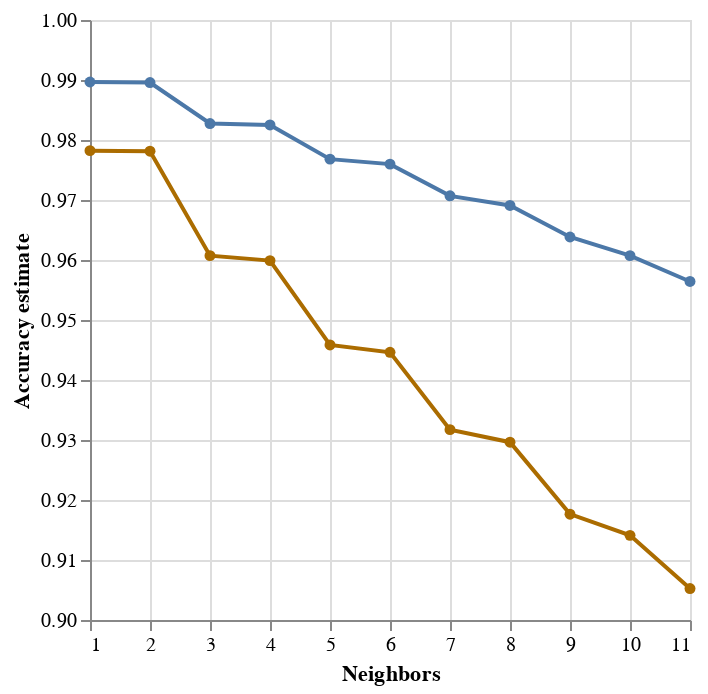

The notebook cell saved with this chart:
### Code cell
from sklearn.model_selection import GridSearchCV




## integrated preprocessor
polestar_preprocessor_integrated = make_column_transformer(
    (StandardScaler(), integrated_columns),)

## snr preprocessor
polestar_preprocessor_snr = make_column_transformer(
    (StandardScaler(), snr_columns),)


## kNeighborsClassifier we will use in the future in gridSearchCV
knn = KNeighborsClassifier()

## making the integrated pipeline with integrated preprocessor and the standard knn
polestar_integrated_pipe = make_pipeline(polestar_preprocessor_integrated, knn)

## making the snr pipeline with snr preprocessor and the standard knn
polestar_snr_pipe = make_pipeline(polestar_preprocessor_snr, knn)


## these are the values of n we will use in the future, starting at 1, going up to 100 in steps of 10.
parameter_grid = {
    "kneighborsclassifier__n_neighbors": range(1, 12, 1),
}


## setting up the grid search for integrated, with 10 cuts.
integrated_tune_grid = GridSearchCV(
    estimator=polestar_integrated_pipe,
    param_grid=parameter_grid,
    cv=10
)


## setting up the grid search for snr, with 10 cuts.
snr_tune_grid = GridSearchCV(
    estimator=polestar_snr_pipe,
    param_grid=parameter_grid,
    cv=10
)

## performing the grid search and fit for integrated
accuracies_grid_integrated = pd.DataFrame(
    integrated_tune_grid.fit(
        pulsar_data[integrated_columns],
        pulsar_data["label"]
    ).cv_results_
)

## performing the grid search and fit for snr
accuracies_grid_snr = pd.DataFrame(
    snr_tune_grid.fit(
        pulsar_data[snr_columns],
        pulsar_data["label"]
    ).cv_results_
)



accuracy_vs_k_integrated = alt.Chart(accuracies_grid_integrated).mark_line(point=True).encode(
    x=alt.X("param_kneighborsclassifier__n_neighbors").title("Neighbors"),
    y=alt.Y("mean_test_score")
        .scale(domain=(0.9, 1))
        .title("Accuracy estimate")
)+ alt.Chart(accuracies_grid_snr).mark_line(point=True).encode(
    x=alt.X("param_kneighborsclassifier__n_neighbors").title("Neighbors"),
    y=alt.Y("mean_test_score")
        .scale(domain=(0.9, 1))
        .title("Accuracy estimate"),
    color=alt.value('#ab6c00')
)
accuracy_vs_k_integrated

### Figure 1 — Vega-Lite specification as saved in the notebook (floating-point values rounded to 4 significant figures)
{"config": {"view": {"continuousWidth": 300, "continuousHeight": 300}}, "layer": [{"data": {"name": "data-063cdad9ef1e3de37d7a9450e4394274"}, "mark": {"type": "line", "point": true}, "encoding": {"x": {"field": "param_kneighborsclassifier__n_neighbors", "title": "Neighbors", "type": "quantitative"}, "y": {"field": "mean_test_score", "scale": {"domain": [0.9, 1]}, "title": "Accuracy estimate", "type": "quantitative"}}}, {"data": {"name": "data-cc8c13fbd778ede469d80ac33db508f3"}, "mark": {"type": "line", "point": true}, "encoding": {"color": {"value": "#ab6c00"}, "x": {"field": "param_kneighborsclassifier__n_neighbors", "title": "Neighbors", "type": "quantitative"}, "y": {"field": "mean_test_score", "scale": {"domain": [0.9, 1]}, "title": "Accuracy estimate", "type": "quantitative"}}}], "$schema": "https://vega.github.io/schema/vega-lite/v5.15.1.json", "datasets": {"data-063cdad9ef1e3de37d7a9450e4394274": [{"mean_fit_time": 0.03841, "std_fit_time": 0.002605, "mean_score_time": 0.1109, "std_score_time": 0.00732, "param_kneighborsclassifier__n_neighbors": 1, "params": {"kneighborsclassifier__n_neighbors": 1}, "split0_test_score": 0.9908, "split1_test_score": 0.9892, "split2_test_score": 0.9886, "split3_test_score": 0.9914, "split4_test_score": 0.988, "split5_test_score": 0.988, "split6_test_score": 0.988, "split7_test_score": 0.9923, "split8_test_score": 0.9938, "split9_test_score": 0.9865, "mean_test_score": 0.9897, "std_test_score": 0.002201, "rank_test_score": 1}, {"mean_fit_time": 0.03755, "std_fit_time": 0.001341, "mean_score_time": 0.1149, "std_score_time": 0.002401, "param_kneighborsclassifier__n_neighbors": 2, "params": {"kneighborsclassifier__n_neighbors": 2}, "split0_test_score": 0.9908, "split1_test_score": 0.9892, "split2_test_score": 0.9886, "split3_test_score": 0.9914, "split4_test_score": 0.9871, "split5_test_score": 0.988, "split6_test_score": 0.988, "split7_test_score": 0.9923, "split8_test_score": 0.9938, "split9_test_score": 0.9865, "mean_test_score": 0.9896, "std_test_score": 0.002287, "rank_test_score": 2}, {"mean_fit_time": 0.03903, "std_fit_time": 0.0007549, "mean_score_time": 0.1178, "std_score_time": 0.003641, "param_kneighborsclassifier__n_neighbors": 3, "params": {"kneighborsclassifier__n_neighbors": 3}, "split0_test_score": 0.9871, "split1_test_score": 0.9825, "split2_test_score": 0.9812, "split3_test_score": 0.9843, "split4_test_score": 0.9809, "split5_test_score": 0.9809, "split6_test_score": 0.9806, "split7_test_score": 0.9828, "split8_test_score": 0.9892, "split9_test_score": 0.9779, "mean_test_score": 0.9827, "std_test_score": 0.003174, "rank_test_score": 3}, {"mean_fit_time": 0.03859, "std_fit_time": 0.00115, "mean_score_time": 0.117, "std_score_time": 0.003881, "param_kneighborsclassifier__n_neighbors": 4, "params": {"kneighborsclassifier__n_neighbors": 4}, "split0_test_score": 0.9865, "split1_test_score": 0.9822, "split2_test_score": 0.9812, "split3_test_score": 0.9843, "split4_test_score": 0.9803, "split5_test_score": 0.9809, "split6_test_score": 0.98, "split7_test_score": 0.9828, "split8_test_score": 0.9889, "split9_test_score": 0.9779, "mean_test_score": 0.9825, "std_test_score": 0.003117, "rank_test_score": 4}, {"mean_fit_time": 0.03792, "std_fit_time": 0.001377, "mean_score_time": 0.1173, "std_score_time": 0.003301, "param_kneighborsclassifier__n_neighbors": 5, "params": {"kneighborsclassifier__n_neighbors": 5}, "split0_test_score": 0.9822, "split1_test_score": 0.9763, "split2_test_score": 0.9757, "split3_test_score": 0.9769, "split4_test_score": 0.9751, "split5_test_score": 0.9745, "split6_test_score": 0.9745, "split7_test_score": 0.9797, "split8_test_score": 0.9834, "split9_test_score": 0.9699, "mean_test_score": 0.9768, "std_test_score": 0.003795, "rank_test_score": 5}, {"mean_fit_time": 0.03739, "std_fit_time": 0.0006882, "mean_score_time": 0.1167, "std_score_time": 0.001115, "param_kneighborsclassifier__n_neighbors": 6, "params": {"kneighborsclassifier__n_neighbors": 6}, "split0_test_score": 0.9815, "split1_test_score": 0.9751, "split2_test_score": 0.9742, "split3_test_score": 0.9748, "split4_test_score": 0.9745, "split5_test_score": 0.9745, "split6_test_score": 0.9729, "split7_test_score": 0.9791, "split8_test_score": 0.9834, "split9_test_score": 0.9699, "mean_test_score": 0.976, "std_test_score": 0.003903, "rank_test_score": 6}, {"mean_fit_time": 0.03744, "std_fit_time": 0.0009269, "mean_score_time": 0.1182, "std_score_time": 0.003921, "param_kneighborsclassifier__n_neighbors": 7, "params": {"kneighborsclassifier__n_neighbors": 7}, "split0_test_score": 0.9766, "split1_test_score": 0.9702, "split2_test_score": 0.9699, "split3_test_score": 0.9702, "split4_test_score": 0.9671, "split5_test_score": 0.9689, "split6_test_score": 0.9689, "split7_test_score": 0.9739, "split8_test_score": 0.9788, "split9_test_score": 0.9625, "mean_test_score": 0.9707, "std_test_score": 0.004455, "rank_test_score": 7}, {"mean_fit_time": 0.03786, "std_fit_time": 0.0006094, "mean_score_time": 0.1185, "std_score_time": 0.001787, "param_kneighborsclassifier__n_neighbors": 8, "params": {"kneighborsclassifier__n_neighbors": 8}, "split0_test_score": 0.9742, "split1_test_score": 0.9689, "split2_test_score": 0.9674, "split3_test_score": 0.9677, "split4_test_score": 0.9659, "split5_test_score": 0.9668, "split6_test_score": 0.968, "split7_test_score": 0.9729, "split8_test_score": 0.9779, "split9_test_score": 0.9612, "mean_test_score": 0.9691, "std_test_score": 0.004478, "rank_test_score": 8}, {"mean_fit_time": 0.03817, "std_fit_time": 0.0009406, "mean_score_time": 0.1184, "std_score_time": 0.001589, "param_kneighborsclassifier__n_neighbors": 9, "params": {"kneighborsclassifier__n_neighbors": 9}, "split0_test_score": 0.9692, "split1_test_score": 0.9662, "split2_test_score": 0.9616, "split3_test_score": 0.9631, "split4_test_score": 0.96, "split5_test_score": 0.9619, "split6_test_score": 0.9603, "split7_test_score": 0.9668, "split8_test_score": 0.9726, "split9_test_score": 0.9566, "mean_test_score": 0.9638, "std_test_score": 0.004573, "rank_test_score": 9}, {"mean_fit_time": 0.0374, "std_fit_time": 0.001261, "mean_score_time": 0.1187, "std_score_time": 0.001681, "param_kneighborsclassifier__n_neighbors": 10, "params": {"kneighborsclassifier__n_neighbors": 10}, "split0_test_score": 0.9671, "split1_test_score": 0.9588, "split2_test_score": 0.9597, "split3_test_score": 0.9588, "split4_test_score": 0.9569, "split5_test_score": 0.9603, "split6_test_score": 0.9566, "split7_test_score": 0.964, "split8_test_score": 0.9692, "split9_test_score": 0.9557, "mean_test_score": 0.9607, "std_test_score": 0.004345, "rank_test_score": 10}, {"mean_fit_time": 0.03763, "std_fit_time": 0.001128, "mean_score_time": 0.1215, "std_score_time": 0.002235, "param_kneighborsclassifier__n_neighbors": 11, "params": {"kneighborsclassifier__n_neighbors": 11}, "split0_test_score": 0.9625, "split1_test_score": 0.9545, "split2_test_score": 0.9542, "split3_test_score": 0.9582, "split4_test_score": 0.9505, "split5_test_score": 0.9554, "split6_test_score": 0.9542, "split7_test_score": 0.9612, "split8_test_score": 0.9646, "split9_test_score": 0.9489, "mean_test_score": 0.9564, "std_test_score": 0.004862, "rank_test_score": 11}], "data-cc8c13fbd778ede469d80ac33db508f3": [{"mean_fit_time": 0.03688, "std_fit_time": 0.001649, "mean_score_time": 0.1101, "std_score_time": 0.001871, "param_kneighborsclassifier__n_neighbors": 1, "params": {"kneighborsclassifier__n_neighbors": 1}, "split0_test_score": 0.9788, "split1_test_score": 0.9825, "split2_test_score": 0.9766, "split3_test_score": 0.972, "split4_test_score": 0.9785, "split5_test_score": 0.9776, "split6_test_score": 0.9711, "split7_test_score": 0.9775, "split8_test_score": 0.9868, "split9_test_score": 0.9809, "mean_test_score": 0.9782, "std_test_score": 0.004379, "rank_test_score": 1}, {"mean_fit_time": 0.03782, "std_fit_time": 0.0005333, "mean_score_time": 0.1187, "std_score_time": 0.003032, "param_kneighborsclassifier__n_neighbors": 2, "params": {"kneighborsclassifier__n_neighbors": 2}, "split0_test_score": 0.9788, "split1_test_score": 0.9825, "split2_test_score": 0.9766, "split3_test_score": 0.9711, "split4_test_score": 0.9785, "split5_test_score": 0.9776, "split6_test_score": 0.9711, "split7_test_score": 0.9775, "split8_test_score": 0.9868, "split9_test_score": 0.9809, "mean_test_score": 0.9781, "std_test_score": 0.004516, "rank_test_score": 2}, {"mean_fit_time": 0.03931, "std_fit_time": 0.0006881, "mean_score_time": 0.1189, "std_score_time": 0.002451, "param_kneighborsclassifier__n_neighbors": 3, "params": {"kneighborsclassifier__n_neighbors": 3}, "split0_test_score": 0.9634, "split1_test_score": 0.9677, "split2_test_score": 0.9563, "split3_test_score": 0.9446, "split4_test_score": 0.9631, "split5_test_score": 0.9591, "split6_test_score": 0.9563, "split7_test_score": 0.9588, "split8_test_score": 0.972, "split9_test_score": 0.9659, "mean_test_score": 0.9607, "std_test_score": 0.007203, "rank_test_score": 3}, {"mean_fit_time": 0.03823, "std_fit_time": 0.0008014, "mean_score_time": 0.1183, "std_score_time": 0.002169, "param_kneighborsclassifier__n_neighbors": 4, "params": {"kneighborsclassifier__n_neighbors": 4}, "split0_test_score": 0.9631, "split1_test_score": 0.9668, "split2_test_score": 0.9563, "split3_test_score": 0.945, "split4_test_score": 0.9609, "split5_test_score": 0.9588, "split6_test_score": 0.9554, "split7_test_score": 0.9563, "split8_test_score": 0.972, "split9_test_score": 0.9643, "mean_test_score": 0.9599, "std_test_score": 0.007037, "rank_test_score": 4}, {"mean_fit_time": 0.03786, "std_fit_time": 0.001126, "mean_score_time": 0.1172, "std_score_time": 0.0009953, "param_kneighborsclassifier__n_neighbors": 5, "params": {"kneighborsclassifier__n_neighbors": 5}, "split0_test_score": 0.9496, "split1_test_score": 0.952, "split2_test_score": 0.9428, "split3_test_score": 0.9228, "split4_test_score": 0.9462, "split5_test_score": 0.9431, "split6_test_score": 0.9434, "split7_test_score": 0.9437, "split8_test_score": 0.9609, "split9_test_score": 0.9539, "mean_test_score": 0.9458, "std_test_score": 0.009496, "rank_test_score": 5}, {"mean_fit_time": 0.03724, "std_fit_time": 0.001035, "mean_score_time": 0.117, "std_score_time": 0.0009752, "param_kneighborsclassifier__n_neighbors": 6, "params": {"kneighborsclassifier__n_neighbors": 6}, "split0_test_score": 0.9474, "split1_test_score": 0.949, "split2_test_score": 0.9425, "split3_test_score": 0.9234, "split4_test_score": 0.9453, "split5_test_score": 0.9397, "split6_test_score": 0.9409, "split7_test_score": 0.9434, "split8_test_score": 0.9612, "split9_test_score": 0.9532, "mean_test_score": 0.9446, "std_test_score": 0.009328, "rank_test_score": 6}, {"mean_fit_time": 0.03722, "std_fit_time": 0.0009535, "mean_score_time": 0.1164, "std_score_time": 0.001471, "param_kneighborsclassifier__n_neighbors": 7, "params": {"kneighborsclassifier__n_neighbors": 7}, "split0_test_score": 0.9385, "split1_test_score": 0.937, "split2_test_score": 0.9268, "split3_test_score": 0.9038, "split4_test_score": 0.9345, "split5_test_score": 0.924, "split6_test_score": 0.9293, "split7_test_score": 0.9274, "split8_test_score": 0.9517, "split9_test_score": 0.9443, "mean_test_score": 0.9317, "std_test_score": 0.01237, "rank_test_score": 7}, {"mean_fit_time": 0.03739, "std_fit_time": 0.0006437, "mean_score_time": 0.1175, "std_score_time": 0.001561, "param_kneighborsclassifier__n_neighbors": 8, "params": {"kneighborsclassifier__n_neighbors": 8}, "split0_test_score": 0.9354, "split1_test_score": 0.9345, "split2_test_score": 0.9262, "split3_test_score": 0.9016, "split4_test_score": 0.9339, "split5_test_score": 0.92, "split6_test_score": 0.9274, "split7_test_score": 0.9256, "split8_test_score": 0.9505, "split9_test_score": 0.9412, "mean_test_score": 0.9296, "std_test_score": 0.01247, "rank_test_score": 8}, {"mean_fit_time": 0.03775, "std_fit_time": 0.0007713, "mean_score_time": 0.1184, "std_score_time": 0.001196, "param_kneighborsclassifier__n_neighbors": 9, "params": {"kneighborsclassifier__n_neighbors": 9}, "split0_test_score": 0.9268, "split1_test_score": 0.9222, "split2_test_score": 0.9173, "split3_test_score": 0.8828, "split4_test_score": 0.921, "split5_test_score": 0.9114, "split6_test_score": 0.9145, "split7_test_score": 0.9111, "split8_test_score": 0.9409, "split9_test_score": 0.9283, "mean_test_score": 0.9176, "std_test_score": 0.01441, "rank_test_score": 9}, {"mean_fit_time": 0.03821, "std_fit_time": 0.0007474, "mean_score_time": 0.1211, "std_score_time": 0.002815, "param_kneighborsclassifier__n_neighbors": 10, "params": {"kneighborsclassifier__n_neighbors": 10}, "split0_test_score": 0.9237, "split1_test_score": 0.9136, "split2_test_score": 0.9136, "split3_test_score": 0.8792, "split4_test_score": 0.9185, "split5_test_score": 0.9081, "split6_test_score": 0.9129, "split7_test_score": 0.9068, "split8_test_score": 0.9394, "split9_test_score": 0.9253, "mean_test_score": 0.9141, "std_test_score": 0.0148, "rank_test_score": 10}, {"mean_fit_time": 0.03701, "std_fit_time": 0.001241, "mean_score_time": 0.1216, "std_score_time": 0.001656, "param_kneighborsclassifier__n_neighbors": 11, "params": {"kneighborsclassifier__n_neighbors": 11}, "split0_test_score": 0.9182, "split1_test_score": 0.9044, "split2_test_score": 0.9062, "split3_test_score": 0.8604, "split4_test_score": 0.9102, "split5_test_score": 0.8985, "split6_test_score": 0.9037, "split7_test_score": 0.8966, "split8_test_score": 0.9317, "split9_test_score": 0.9225, "mean_test_score": 0.9052, "std_test_score": 0.01824, "rank_test_score": 11}]}}
